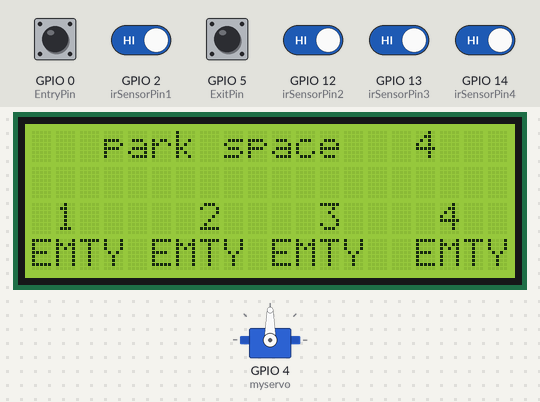
Simulated run of this sketch. Board: ESP8266 (NodeMCU). Parts: 20×4 character LCD, servo. The test bench sets the inputs (shaded band); at power-on: GPIO 0 (EntryPin), GPIO 2 (irSensorPin1), GPIO 5 (ExitPin), GPIO 12 (irSensorPin2), GPIO 13 (irSensorPin3), GPIO 14 (irSensorPin4) HIGH. WiFi joins after 1.5 s; servers stay silent unless stated; uploads are accepted with an empty reply; what the sketch prints to the serial monitor is not drawn.

Above: at 3.8 s.
3.9 s: GPIO 2 (irSensorPin1) driven LOW
At 5.0 s:
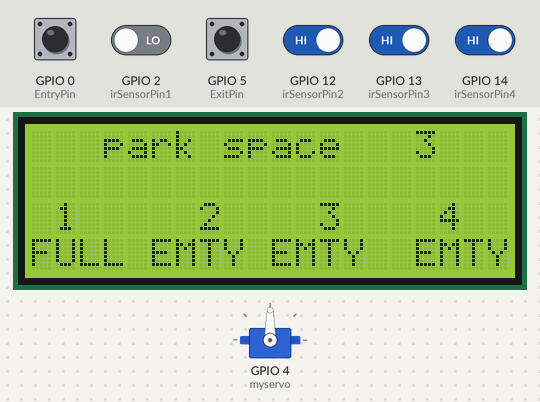
5.7 s: GPIO 12 (irSensorPin2) driven LOW
At 6.7 s:
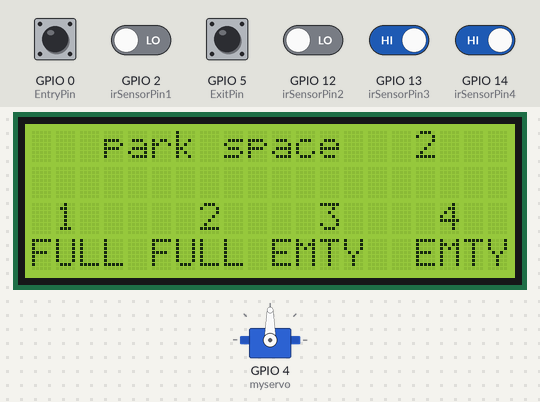
7.3 s: GPIO 13 (irSensorPin3) driven LOW
At 8.4 s:
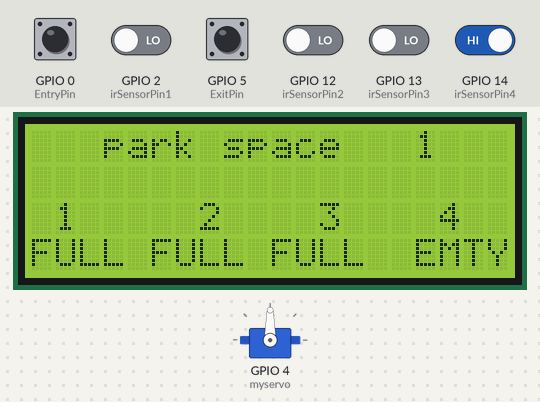
9.0 s: GPIO 14 (irSensorPin4) driven LOW
At 9.6 s:
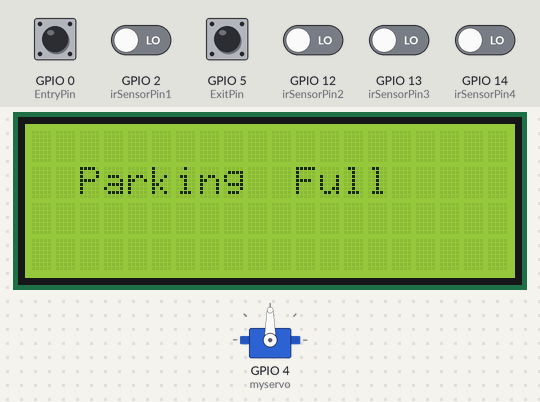
10.6 s: GPIO 2 (irSensorPin1) driven HIGH
At 11.4 s:
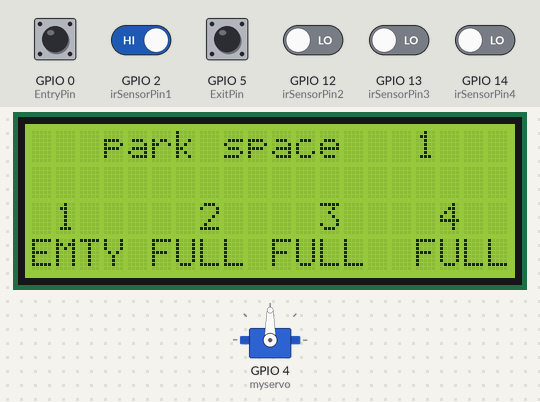
12.3 s: GPIO 12 (irSensorPin2) driven HIGH
At 13.9 s:
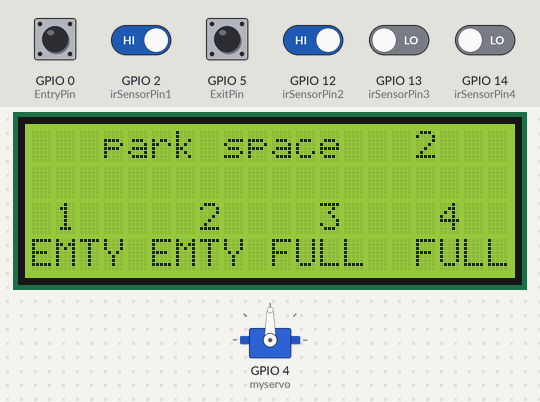
Timing chart, 0 to 14.9 s (numbered marks = the images above; inputs shaded):
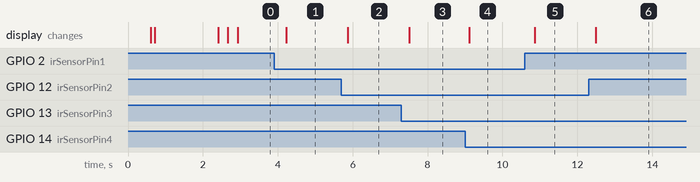

Measured:
- after the input at 3.9 s, the display: changes after 0.32 s (image 1)
- after the input at 5.7 s, the display: changes after 0.17 s (image 2)
- after the input at 7.3 s, the display: changes after 0.22 s (image 3)
- after the input at 9.0 s, the display: changes after 0.12 s (image 4)
- after the input at 10.6 s, the display: changes after 0.26 s (image 5)
- after the input at 12.3 s, the display: changes after 0.20 s (image 6)

The sketch:

Car_Parking_System_LCD.ino
```cpp
#include <Servo.h>
#include <Wire.h>
#include <LiquidCrystal_I2C.h>
#include <ESP8266WiFi.h>
#include <ESP8266HTTPClient.h>
#include <WiFiClient.h>


// Set WiFi credentials
const char* ssid = "Ivannah";
const char* password = "Petcol0049";
const char* serverIP = "192.168.0.111";  // Replace with your server's IP address
const int serverPort = 80;
Servo myservo;
// REPLACE with your Domain name and URL path or IP address with path
const char* serverName = "http://192.168.0.111/TEST/index.php";


// Set the LCD address to 0x3F for a 20 chars and 4 line display

LiquidCrystal_I2C lcd(0x3F, 20, 4);
int I2C_SDA=3;
int I2C_SCL=1;


// create servo object to control a servo
// Define the pin number for the IR sensor
const int EntryPin = 0;
const int ExitPin = 5;
const int irSensorPin1 = 2;
const int irSensorPin2 = 12;
const int irSensorPin3 = 13;
const int irSensorPin4 = 14;
String sendval1, sendval2, sendval3, sendval4 ,postData;

void setup() {

  //Serial.begin(115200);
  Wire.begin(I2C_SDA, I2C_SCL);
  // Begin WiFi

  lcd.init();
  // Turn on the backlight (if available)
  lcd.backlight();
  lcd.setCursor(0, 0);
  lcd.print(" SMART PARKING ");
  delay(500);

  pinMode(EntryPin, INPUT);
  pinMode(ExitPin, INPUT);
  pinMode(irSensorPin1, INPUT);
  pinMode(irSensorPin2, INPUT);
  pinMode(irSensorPin3, INPUT);
  pinMode(irSensorPin4, INPUT);
  myservo.attach(4);  // attaches the servo on pin 4
  lcd.clear();
  //configure the mode
  /*
  WiFi.mode(WIFI_AP);
//name for the access point and 8 character password
  WiFi.softAP("ESP001", "<1-to-9>");
  lcd.setCursor( 0 ,0);
  lcd.print("Wifi : ESP001");
  lcd.setCursor(0, 1);
  lcd.print("Password : <1-to-9>");
  delay(2500);
      while (WiFi.softAPgetStationNum() !=1){ //loop here while no AP is connected to this station
      //Serial.print(".");
      delay(100);
      }
  delay(500);

  lcd.clear();
*/

      // Connecting to WiFi...

  WiFi.begin(ssid, password);
  lcd.setCursor(0, 0);
  lcd.print("Connecting to ");
  lcd.setCursor(0, 2);
  lcd.print(ssid);
    // Loop continuously while WiFi is not connected
  while (WiFi.status() != WL_CONNECTED)
  {
    delay(100);
    lcd.setCursor(0 ,3);
    lcd.print("scanning.....");
  }
  delay(200);
  lcd.clear();
  // Connected to WiFi
  //Serial.println();

    lcd.setCursor(0, 3);
  lcd.print(WiFi.localIP());
    lcd.setCursor(0, 1);
  lcd.print("Connected!  ");
  delay(250);
  lcd.clear();


 }
 void sendSensorValues() {
  WiFiClient client;

  if (!client.connect(serverIP, serverPort)) {
    Serial.println("Connection failed");
    delay(5000);
    return;
  }

  Serial.println("Connected to server");
  int sensorValue1 = digitalRead(EntryPin);
  int sensorValue2 = digitalRead(ExitPin);
  int sensorValue3 = digitalRead(irSensorPin1);
  int sensorValue4 = digitalRead(irSensorPin2);
  int sensorValue5 = digitalRead(irSensorPin3);
  int sensorValue6 = digitalRead(irSensorPin4);
  int AvailableParking=sensorValue3+sensorValue4+sensorValue5+sensorValue6;

  String postData = "sendval1=" + String(sensorValue3) +
                    "&sendval2=" + String(sensorValue4) +
                    "&sendval3=" + String(sensorValue5) +
                    "&sendval4=" + String(sensorValue6);

  client.println("POST /index.php HTTP/1.1");
  client.print("Host: ");
  client.println(serverIP);
  client.println("Content-Type: application/x-www-form-urlencoded");
  client.print("Content-Length: ");
  client.println(postData.length());
  client.println("Connection: close");
  client.println();
  client.println(postData);
  if (AvailableParking > 0)
{
  //lcd.clear();
  lcd.setCursor(0, 1);
  lcd.print("                  ");
  lcd.setCursor(3, 0);
  lcd.print("park space");
  lcd.setCursor(16, 0);
  lcd.print(AvailableParking);
  lcd.setCursor(0, 2);
  lcd.print(" 1     2    3    4");
  if (sensorValue3==0)
  {
    lcd.setCursor(0, 3);
    lcd.print("FULL");
  } else
  {
    lcd.setCursor(0, 3);
    lcd.print("EMTY");
  }
    if (sensorValue4==0)
  {
    lcd.setCursor(5, 3);
    lcd.print("FULL");
  } else
  {
    lcd.setCursor(5, 3);
    lcd.print("EMTY");
  }
    if (sensorValue5==0)
  {
    lcd.setCursor(10, 3);
    lcd.print("FULL");
  } else
  {
    lcd.setCursor(10, 3);
    lcd.print("EMTY");
  }
    if (sensorValue6==0)
  {
    lcd.setCursor(16, 3);
    lcd.print("FULL");
  } else
  {
    lcd.setCursor(16, 3);
    lcd.print("EMTY");
  }

  if ((sensorValue1 == 0) ^ (sensorValue2 == 0))
  {
   OpenBarrier();
  }

}else
{
  lcd.clear();
  lcd.setCursor(0, 1);
  lcd.print("  Parking  Full  ");

  if (sensorValue2 == 0)
  {
    OpenBarrier();
  }
  //delay(300);
  //lcd.setCursor(0, 0);
  //lcd.clear();

}


  while (client.available()) {
    String line = client.readStringUntil('\n');
    Serial.println(line); // Print each line of the server response
  }

  client.stop();
}


void loop()
{
sendSensorValues();

}

void OpenBarrier()
{
  for (int i = 40; i < 180; i++)
  {
  myservo.write(i);
  delay(30);
  }
  delay(100);

  for (int i = 179; i > 40 ; i--)
  {
  myservo.write(i);
  delay(30);
  }

  delay(30);
}
```
